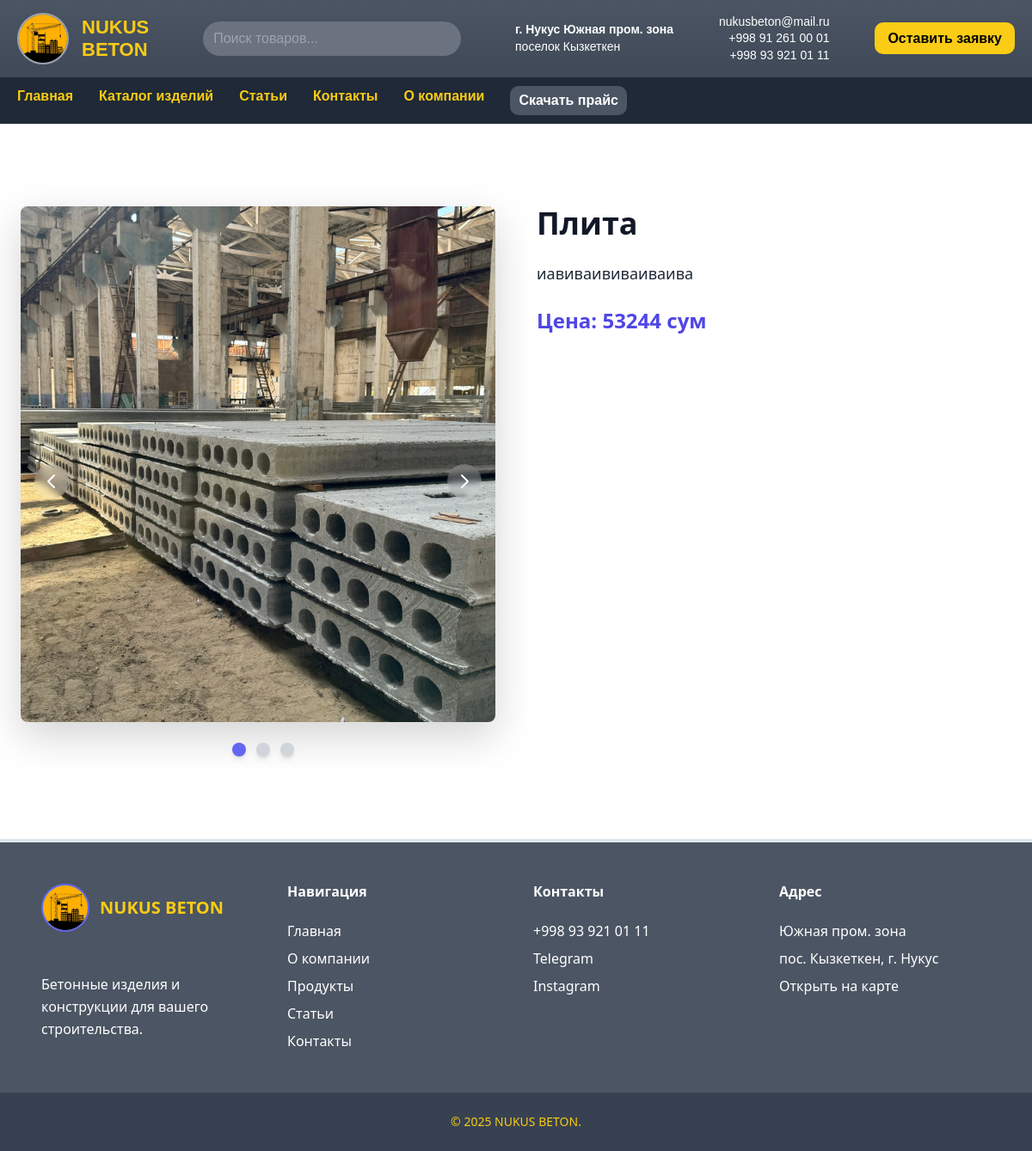
/product/2/2/, run on the app's committed database.
### nukusbeton/models.py (models this page shows, shortened)
class Product(models.Model):
    product_name= models.CharField(max_length=250,verbose_name="Название продукта")
    brand= models.ForeignKey(Brand, on_delete=models.CASCADE, verbose_name="Каталог")
    description= models.TextField(verbose_name="Описание")
    main_image= models.ImageField(upload_to='products/', verbose_name="Главное изображение")
    image2= models.ImageField(upload_to='products/',verbose_name="Дополнительное изображение 1",
                              blank=True, null=True)
    image3= models.ImageField(upload_to='products/',verbose_name="Дополнительное изображение 2",
                              blank=True, null=True)
    image4= models.ImageField(upload_to='products/',verbose_name="Дополнительное изображение 3",
                                blank=True, null=True)
    pub_date= models.DateTimeField(auto_now_add=True,verbose_name="Дата публикации")
    price = models.IntegerField(verbose_name="Цена")
    class Meta:
        verbose_name_plural = "Продукт"

### nukusbeton/views.py (the view)
# urls.py: path('product/<int:brand_id>/<int:product_id>/', views.product_detail, name='product_detail'),
def product_detail(request, brand_id, product_id):
    product = get_object_or_404(Product, pk=product_id, brand__id=brand_id)
    return render(request, 'products/product_detail.html', {'product': product})

### templates/products/product_detail.html (shortened to what this page needs)
{% extends 'base.html' %}
{% load static %}
{% block content %}
<section class="text-gray-900 bg-white body-font">
  <div class="max-w-screen-xl mx-auto flex px-4 py-24 items-start justify-center flex-col lg:flex-row gap-12">
<div x-data="{
  activeSlide: 0,
  images: [
    '{{ product.main_image.url }}',
    {% if product.image2 %}'{{ product.image2.url }}',{% endif %}
    {% if product.image3 %}'{{ product.image3.url }}',{% endif %}
  ].filter(Boolean)  /* удаляем пустые */
}" class="w-full lg:w-1/2 relative">
  <div class="w-full h-[600px] overflow-hidden rounded-lg shadow-lg">
    <img
      :src="images[activeSlide]"
      class="w-full h-full object-cover object-center transition-all duration-500">
  </div>
<button
  @click="activeSlide = (activeSlide - 1 + images.length) % images.length"
  class="absolute left-4 top-1/2 transform -translate-y-1/2 bg-white/20 hover:bg-white/30 text-white p-2 rounded-full backdrop-blur-sm transition"
  aria-label="Previous"
>
  <svg class="w-6 h-6" fill="none" stroke="currentColor" stroke-width="2" viewBox="0 0 24 24">
    <path stroke-linecap="round" stroke-linejoin="round" d="M15 19l-7-7 7-7" />
  </svg>
</button>
<button
  @click="activeSlide = (activeSlide + 1) % images.length"
  class="absolute right-4 top-1/2 transform -translate-y-1/2 bg-white/20 hover:bg-white/30 text-white p-2 rounded-full backdrop-blur-sm transition"
  aria-label="Next"
>
  <svg class="w-6 h-6" fill="none" stroke="currentColor" stroke-width="2" viewBox="0 0 24 24">
    <path stroke-linecap="round" stroke-linejoin="round" d="M9 5l7 7-7 7" />
  </svg>
</button>
  <div class="flex justify-center mt-4 space-x-3">
    <template x-for="(image, index) in images" :key="index">
      <div
        @click="activeSlide = index"
        :class="{'bg-indigo-500': index === activeSlide, 'bg-gray-300': index !== activeSlide}"
        class="w-4 h-4 rounded-full cursor-pointer transition-colors shadow-md"></div>
    </template>
  </div>
</div>
    <div class="w-full lg:w-1/2">
      <h1 class="title-font text-4xl mb-4 font-bold text-gray-900">{{ product.product_name }}</h1>
      <p class="mb-6 leading-relaxed text-lg text-gray-800">{{ product.description }}</p>
      <p class="text-2xl font-semibold text-indigo-600 mb-6">Цена: {{ product.price }} сум</p>
    </div>
  </div>
</section>
{% endblock %}

### data on the page
Product: product_name "Плита", description "иавиваививаиваива", price "53244"
